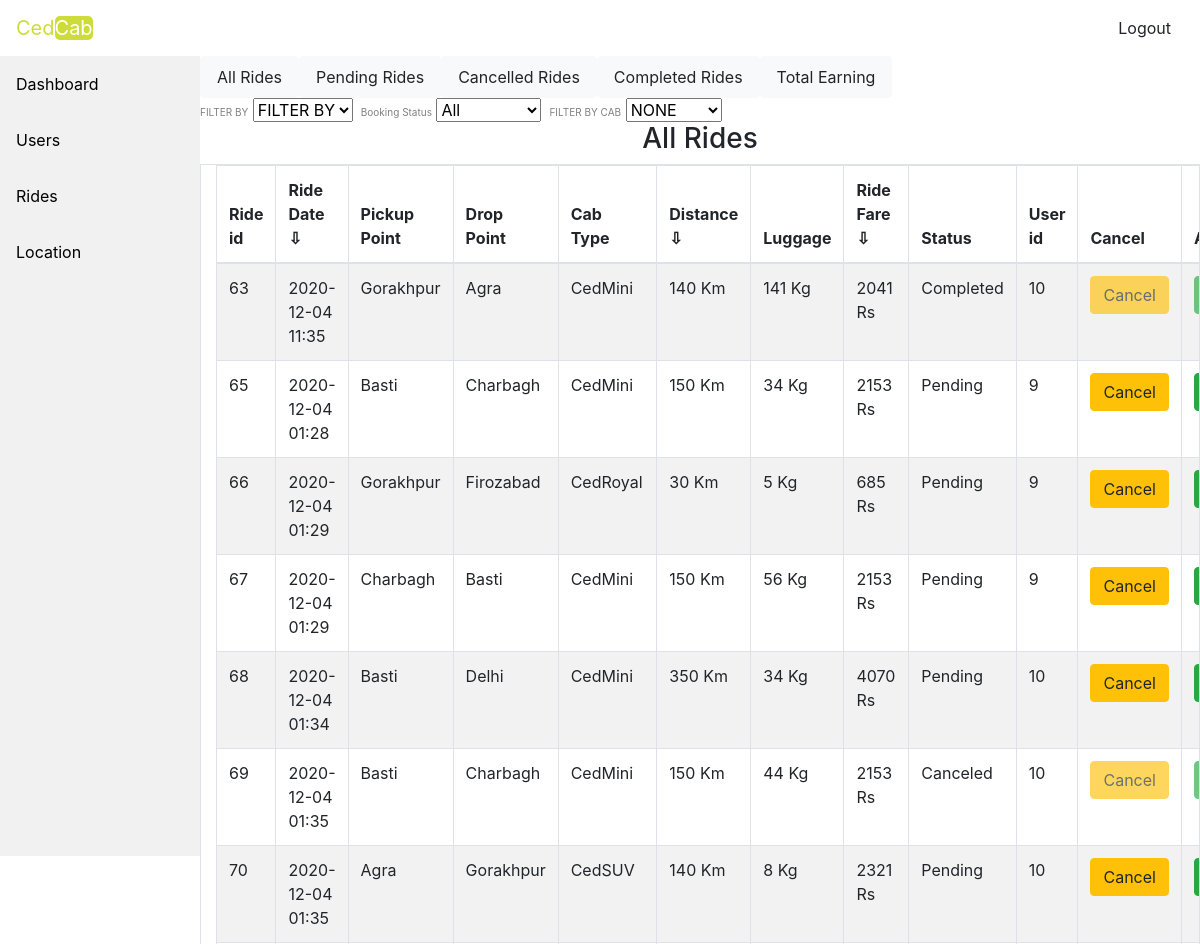
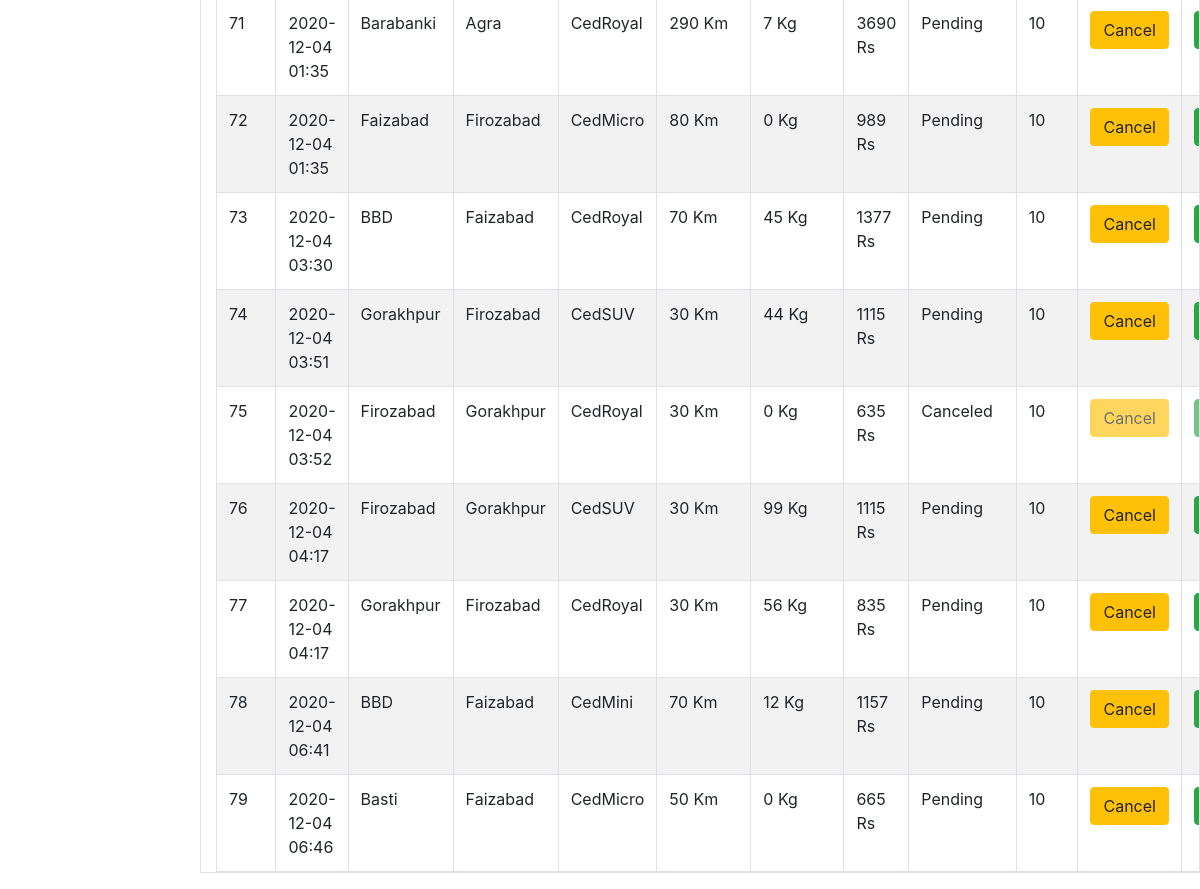
/allrides.php (signed in), run on the app's committed database (2 pictures, top to bottom).
### tables this page shows
CREATE TABLE `ride` (
  `ride_id` int(11) NOT NULL,
  `ride_date` varchar(20) NOT NULL,
  `from_distance` varchar(50) NOT NULL,
  `to_distance` varchar(50) NOT NULL,
  `cab_type` varchar(20) NOT NULL,
  `total_distance` varchar(50) NOT NULL,
  `luggage` varchar(50) NOT NULL,
  `total_fare` varchar(50) NOT NULL,
  `status` int(1) NOT NULL,
  `customer_user_id` int(50) NOT NULL
);

### dbcon.php (called while the page is built, shortened)
<?
    class dbcon
    {
    function __construct(){
    $this->conn = new mysqli("localhost", "root", "password", "cedcab");
    }
    }
    ?>

### adminwrk.php (called while the page is built, shortened)
<?php
class adminwrk
{
    function allride($conn)
    {
        $sql = "SELECT * FROM ride";
        $result = $conn->query($sql);
        $appr=array();
        while($row = $result->fetch_assoc()){
            array_push($appr, $row);
        }
        return $appr;
    }
}
?>

### allrides.php (the view, shortened to what this page needs)
<?php
include('adhead.php');
if($_SESSION['userdata']['is_admin']==1){
include('adsidebar.php');
?>
<nav class="nav nav-pills nav-justified col-sm-10">
    <button class="nav-link btn btn-light " id="allrid">All Rides</button>
    <a class="nav-link btn btn-light " href="apenride.php" >Pending Rides</a>
    <a class="nav-link btn btn-light " href="acanride.php" >Cancelled Rides</a>
    <a class="nav-link btn btn-light " href="acomride.php">Completed Rides</a>
    <button class="nav-link btn btn-light " id="ernrid">Total Earning</button>
  </nav>
  <div id="drp" class="row">
  <div class="mr-2" id="srt">
  <label for="filter">FILTER BY</label>
  <select name="sort" id="sort">
  <option value="" selected hidden disabled>FILTER BY</option>
  </select>
  </div>
  <div class="mr-2" id="cstats">
  <label for="stat">Booking Status</label>
  <select name="cstat" id="cstat">
  <option value="" selected>All</option>
  </select>
  </div>
  <div class="mr-2" id="cfilt">
  <label for="filter">FILTER BY CAB</label>
  <select name="cfil" id="cfil">
  <option value="" selected>NONE</option>
  </select>
  </div>
  </div>
<div id="allr">
  <h3 class="text-center">All Rides</h3>
    <table id='tbl' class="container-fluid col-lg-10 mr-lg-2 table table-responsive table-hover table-bordered table-striped">
        <thead>
            <th>Ride id</th>
            <th onclick="sortTable(1,tbl)">Ride Date ⇩</th>
            <th>Pickup Point</th>
            <th>Drop Point</th>
            <th>Cab Type</th>
            <th onclick="sortTablen(5,tbl)">Distance ⇩</th>
            <th>Luggage</th>
            <th onclick="sortTablen(7,tbl)">Ride Fare ⇩</th>
            <th>Status</th>
            <th>User id</th>
            <th>Cancel</th>
            <th>Approve</th>
        </thead>
        <tbody id="tblc">
        <?php
            $adm = new adminwrk();
            $admc = new dbcon();
            $show = $adm->allride($admc->conn);
            foreach($show as $key=>$val)
            {
              echo "<tr><td>".$val['ride_id']."</td><td>".$val['ride_date']."</td><td>".$val['from_distance']."</td><td>".$val['to_distance']."</td><td>".$val['cab_type']."</td><td>".$val['total_distance']." Km</td><td>".$val['luggage']." Kg</td><td>".$val['total_fare']." Rs</td><td>";
              if($val['status']==1)
              {
                echo "Pending</td>";
              }
              if($val['status']==0)
              {
                echo "Canceled</td>";
              }
              if($val['status']==2)
              {
                echo "Completed</td>";
              }
              echo  "<td>".$val['customer_user_id']."</td>";
              if($val['status']==1)
              {
                echo "<td><a class='btn btn-warning' href='allrides.php?action=blk&id=".$val['ride_id']."'>Cancel</a></td>";
               echo "<td><a class='btn btn-success' href='allrides.php?action=app&id=".$val['ride_id']."'>Approve</a></td>";
              }
              else{
                echo "<td><a class='btn btn-warning disabled' >Cancel</a></td>";
                echo "<td><a class='btn btn-success disabled' >Approve</a></td>";
              }
              echo "<td><a class='btn btn-danger' onClick=\"javascript: return confirm('Please confirm deletion');\" href='allrides.php?action=no&id=".$val['ride_id']."'>Delete</a></td></tr></tr>";
            }
        ?>
        </tbody>
    </table>
  </div>
<?php }
       else{
         echo '<h1 class="text-center text-weight-bold text-dark">You Are not Authorised</h1>';
       }
include('adfoot.php'); ?>

### header.php (shortened to what this page needs)
<!doctype html>
<html lang="en">
  <head>
    <link rel="stylesheet" href="https://stackpath.bootstrapcdn.com/bootstrap/4.3.1/css/bootstrap.min.css">
    <link rel="stylesheet" href="style.css">
  </head>

### adhead.php (shortened to what this page needs)
<?php
include('header.php');
include('adminwrk.php');
 ?>
<header>
      <nav  class="navbar navbar-expand-lg">
          <a class="navbar-brand nos" href="index.php">Ced<span class="gree">Cab</span></a>
            <div class="collapse navbar-collapse" id="navbarSupportedContent">
              <ul class="navbar-nav ml-auto">
                  <li class="nav-item rbtn">
                      <a class="btn" href="logout.php">Logout</a>
                  </li>
              </ul>
          </div>
      </nav>
  </header>

### adsidebar.php
<div class="sidebar col-lg-2 container-fluid float-left list-group list-group-flush">
    <a href="admin.php">Dashboard</a>
    <a href="allusers.php">Users</a>
    <a href="allrides.php">Rides</a>
    <a href="addlocation.php">Location</a>
  </div>

### adfoot.php (shortened to what this page needs)
</body>
</html>

### style.css (style rules this page uses)
.gree { background-color: #CDDC39; color: white; border-radius: 5px; }
.nos { color: #CDDC39; }
label { font-size: 10px; margin: auto; padding: auto; color: grey; }
th { cursor: pointer; }
.sidebar { background-color: #f1f1f1; height: 800px; width: 200px; overflow: auto; }
.sidebar a { display: block; color: black; padding: 16px; text-decoration: none; }

### data on the page
ride: ride_id "63", ride_date "2020-12-04 11:35", from_distance "Gorakhpur", to_distance "Agra", cab_type "CedMini", total_distance "140", luggage "141", total_fare "2041", status "Completed", customer_user "10"
ride: ride_id "65", ride_date "2020-12-04 01:28", from_distance "Basti", to_distance "Charbagh", cab_type "CedMini", total_distance "150", luggage "34", total_fare "2153", status "Pending", customer_user "9"
ride: ride_id "66", ride_date "2020-12-04 01:29", from_distance "Gorakhpur", to_distance "Firozabad", cab_type "CedRoyal", total_distance "30", luggage "5", total_fare "685", status "Pending", customer_user "9"
ride: ride_id "67", ride_date "2020-12-04 01:29", from_distance "Charbagh", to_distance "Basti", cab_type "CedMini", total_distance "150", luggage "56", total_fare "2153", status "Pending", customer_user "9"
ride: ride_id "68", ride_date "2020-12-04 01:34", from_distance "Basti", to_distance "Delhi", cab_type "CedMini", total_distance "350", luggage "34", total_fare "4070", status "Pending", customer_user "10"
ride: ride_id "69", ride_date "2020-12-04 01:35", from_distance "Basti", to_distance "Charbagh", cab_type "CedMini", total_distance "150", luggage "44", total_fare "2153", status "Canceled", customer_user "10"
ride: ride_id "70", ride_date "2020-12-04 01:35", from_distance "Agra", to_distance "Gorakhpur", cab_type "CedSUV", total_distance "140", luggage "8", total_fare "2321", status "Pending", customer_user "10"
ride: ride_id "71", ride_date "2020-12-04 01:35", from_distance "Barabanki", to_distance "Agra", cab_type "CedRoyal", total_distance "290", luggage "7", total_fare "3690", status "Pending", customer_user "10"
ride: ride_id "72", ride_date "2020-12-04 01:35", from_distance "Faizabad", to_distance "Firozabad", cab_type "CedMicro", total_distance "80", luggage "0", total_fare "989", status "Pending", customer_user "10"
ride: ride_id "73", ride_date "2020-12-04 03:30", from_distance "BBD", to_distance "Faizabad", cab_type "CedRoyal", total_distance "70", luggage "45", total_fare "1377", status "Pending", customer_user "10"
ride: ride_id "74", ride_date "2020-12-04 03:51", from_distance "Gorakhpur", to_distance "Firozabad", cab_type "CedSUV", total_distance "30", luggage "44", total_fare "1115", status "Pending", customer_user "10"
ride: ride_id "75", ride_date "2020-12-04 03:52", from_distance "Firozabad", to_distance "Gorakhpur", cab_type "CedRoyal", total_distance "30", luggage "0", total_fare "635", status "Canceled", customer_user "10"
ride: ride_id "76", ride_date "2020-12-04 04:17", from_distance "Firozabad", to_distance "Gorakhpur", cab_type "CedSUV", total_distance "30", luggage "99", total_fare "1115", status "Pending", customer_user "10"
ride: ride_id "77", ride_date "2020-12-04 04:17", from_distance "Gorakhpur", to_distance "Firozabad", cab_type "CedRoyal", total_distance "30", luggage "56", total_fare "835", status "Pending", customer_user "10"
ride: ride_id "78", ride_date "2020-12-04 06:41", from_distance "BBD", to_distance "Faizabad", cab_type "CedMini", total_distance "70", luggage "12", total_fare "1157", status "Pending", customer_user "10"
ride: ride_id "79", ride_date "2020-12-04 06:46", from_distance "Basti", to_distance "Faizabad", cab_type "CedMicro", total_distance "50", luggage "0", total_fare "665", status "Pending", customer_user "10"
